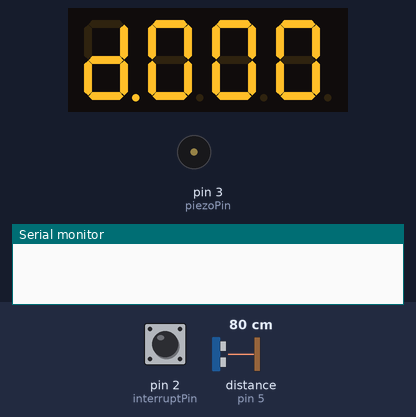
This sketch was run on a simulated Arduino Uno, built with avr-gcc and run on an emulated ATmega328P. On the bench: 4-digit seven-segment display, buzzer (waves = sounding), the last lines printed to the serial monitor. Wiring (inferred from the names in the program): ultrasonic range finder: trigger pin 4; echo pin 5; 4-digit 7-segment display, segments lit when HIGH: segments pin 16, pin 10, pin 12, pin 14, pin 15, pin 17, pin 11, pin 13; digit selects pin 9, pin 6, pin 7, pin 8. The inputs (shaded band) are chosen by the test bench; at power-on: pin 2 (interruptPin) HIGH, distance to the obstacle (sensor on pin 5) 80 cm. The echo pulse lasts 58.3 µs per cm; the local clock reads 2024-03-15 10:24:30 at power-on unless the sketch sets it; the segment pins are drawn as the display they are named for.

Above: at 1.2 s.
1.3 s: pin 2 (interruptPin) pulled LOW for 0.15 s
At 3.3 s:
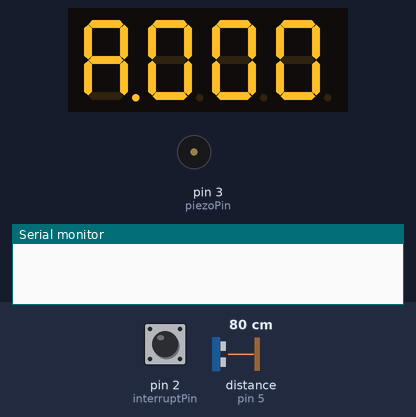
3.6 s: pin 2 (interruptPin) pulled LOW for 0.15 s
At 5.6 s:
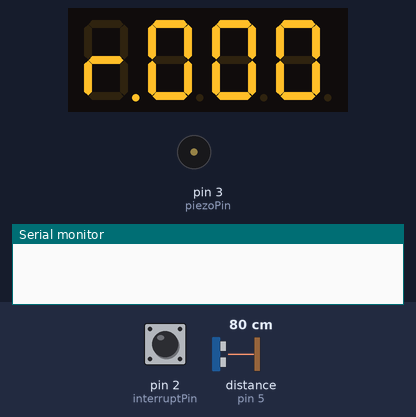
5.9 s: pin 2 (interruptPin) pulled LOW for 0.15 s
At 7.9 s:
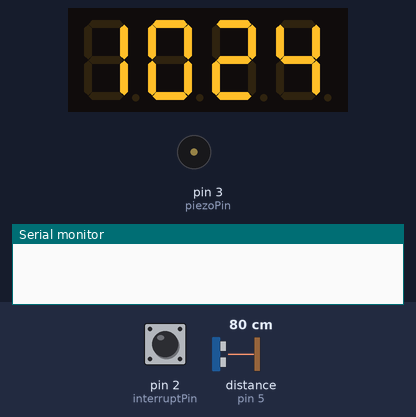
8.2 s: pin 2 (interruptPin) pulsed LOW 5 times (0.12 s each, 0.3 s apart)
At 10.14 s:
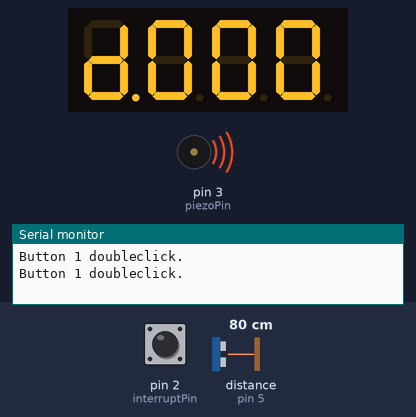
Timing chart, 0 to 11.7 s (numbered marks = the images above; inputs shaded):
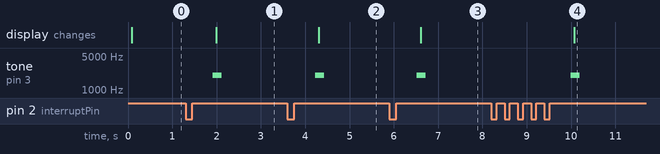

Measured:
- after the input at 1.3 s, tone on pin 3 (piezoPin): silent → 2000 Hz after 0.61 s, → silent 0.20 s later; the display: changes after 0.69 s (image 1)
- after the input at 3.6 s, tone on pin 3 (piezoPin): silent → 2000 Hz after 0.63 s, → silent 0.20 s later; the display: changes after 0.71 s (image 2)
- after the input at 5.9 s, tone on pin 3 (piezoPin): silent → 2000 Hz after 0.62 s, → silent 0.20 s later; the display: changes after 0.71 s (image 3)
- after the input at 8.2 s, tone on pin 3 (piezoPin): silent → 2000 Hz after 1.8 s, → silent 0.20 s later; the display: changes after 1.9 s (image 4)

The sketch:

smart_water_bottle.ino
```cpp
#include <Time.h>
#include <TimeLib.h>
#include <Wire.h>
#include <DS1307RTC.h>
#include "LowPower.h"
#include "OneButton.h"

OneButton button(2, true);

const byte interruptPin = 2;
volatile int state = 0;

const int trigPin = 4;
const int echoPin = 5;

int piezoPin = 3;

const int digit[4] = {9,6,7,8};
int digit_value[4];
int digit_value1[4];

int button_press_count = 1;
const int segment[8] = {16,10,12,14,15,17,11,13};
const byte number[10][8] = {{1,1,1,1,1,1,0,0}, //0
                            {0,1,1,0,0,0,0,0}, //1
                            {1,1,0,1,1,0,1,0}, //2
                            {1,1,1,1,0,0,1,0}, //3
                            {0,1,1,0,0,1,1,0}, //4
                            {1,0,1,1,0,1,1,0}, //5
                            {1,0,1,1,1,1,1,0}, //6
                            {1,1,1,0,0,0,0,0}, //7
                            {1,1,1,1,1,1,1,0}, //8
                            {1,1,1,1,0,1,1,0}}; //9

const byte d[8] = {0,1,1,1,1,0,1,1};
const byte a[8] = {1,1,1,0,1,1,1,1};
const byte r[8] = {0,0,0,0,1,0,1,1};
const byte t[8] = {0,0,0,1,1,1,1,1};

int seconds, minutes, hours;

int water_in_ounch[15];
int water_intake_ounch[15];
int water_intake_days[7];
int water_intake_times = 0;
int previous_water_amount = 0;
int total_water_intake_today = 0;
int average_intake_last_week = 0;
int inatke_day = 1;
float average_water_level = 0; //store average of multiple reading
int water_amount_in_ounce = 0; //store calculated amount of water

int idle_time = 0;
int intake_day = 1;
int previous_value = 0;

void setup() {
  Serial.begin(9600);
  pinMode(interruptPin, INPUT_PULLUP);
  // put your setup code here, to run once:
  for(int i=6; i<=17; i++)
      pinMode(i, OUTPUT);
  pinMode(trigPin, OUTPUT);
  pinMode(echoPin, INPUT);

  button.attachClick(pressed);
  button.attachDoubleClick(doubleclick);
  button.attachLongPressStart(longPressStart);
  button.attachDuringLongPress(longPress);
}


long previous_state = millis();
int count = 1;
int daily_intake = 0;
int weekly_intake = 0;
long sleep_time = millis();

void loop() {
  read_time();
  button.tick(); // keep watching the push buttons:
  calculation();
  daily_intake = total_water_intake_in_day();
  weekly_intake = average_water_intake_last_week();
  if(button_press_count == 1){
    display_d();
    display_number(daily_intake);
  }
  else if(button_press_count == 2){
    display_a();
    display_number(weekly_intake);
  }
  else if(button_press_count == 3){
    display_r();
    display_number(water_amount_in_ounce);
  }
  else if(button_press_count == 4){
    display_first_2(hours);
    display_last_2(minutes);
  }
  if(idle_time>=120){
    alert();
    alert();
    }
  if((millis() - sleep_time) >= 15000){
    display_off();
    attachInterrupt(digitalPinToInterrupt(interruptPin), blank, FALLING);
    LowPower.powerDown(SLEEP_8S, ADC_OFF, BOD_OFF);
    LowPower.powerDown(SLEEP_8S, ADC_OFF, BOD_OFF);
    LowPower.powerDown(SLEEP_8S, ADC_OFF, BOD_OFF);
    LowPower.powerDown(SLEEP_8S, ADC_OFF, BOD_OFF);
    LowPower.powerDown(SLEEP_8S, ADC_OFF, BOD_OFF);
    LowPower.powerDown(SLEEP_8S, ADC_OFF, BOD_OFF);
    detachInterrupt(digitalPinToInterrupt(interruptPin));
    sleep_time = millis();
    }
}


void display_digit(int digit){
  for(int i=0; i<8; i++){
    digitalWrite(segment[i], number[digit][i]);
    }
  }


void display_number(int number){
  int i=0;
  while(number>0){
    digit_value[2-i] = number%10;
    number = number/10;
    i++;
    }
  digitalWrite(digit[1], HIGH);
  digitalWrite(digit[2], LOW);
  digitalWrite(digit[3], LOW);
  display_digit(digit_value[0]);
  delay(5);

  digitalWrite(digit[1], LOW);
  digitalWrite(digit[2], HIGH);
  digitalWrite(digit[3], LOW);
  display_digit(digit_value[1]);
  delay(5);

  digitalWrite(digit[1], LOW);
  digitalWrite(digit[2], LOW);
  digitalWrite(digit[3], HIGH);
  display_digit(digit_value[2]);
  delay(5);
  digitalWrite(digit[3], LOW);
  digit_value[0] = 0;
  digit_value[1] = 0;
  digit_value[2] = 0;
  }


void display_first_2(int number){
  digitalWrite(digit[2], LOW);
  digitalWrite(digit[3], LOW);
  int i=0;
  while(number>0){
    digit_value[1-i] = number%10;
    number = number/10;
    i++;
    }
  digitalWrite(digit[0], HIGH);
  digitalWrite(digit[1], LOW);
  display_digit(digit_value[0]);
  delay(3);

  digitalWrite(digit[0], LOW);
  digitalWrite(digit[1], HIGH);
  display_digit(digit_value[1]);
  delay(3);
  }


void display_last_2(int number){
  digitalWrite(digit[0], LOW);
  digitalWrite(digit[1], LOW);
  int i=0;
  while(number>0){
    digit_value1[1-i] = number%10;
    number = number/10;
    i++;
    }
  digitalWrite(digit[2], HIGH);
  digitalWrite(digit[3], LOW);
  display_digit(digit_value1[0]);
  delay(3);
  digitalWrite(digit[2], LOW);
  digitalWrite(digit[3], HIGH);
  display_digit(digit_value1[1]);
  delay(3);
  }


void display_d(){
  digitalWrite(digit[0], HIGH);
  for(int i=0; i<8; i++){
    digitalWrite(segment[i], d[i]);
    }
  delay(5);
  digitalWrite(digit[0], LOW);
  }


void display_a(){
  digitalWrite(digit[0], HIGH);
  for(int i=0; i<8; i++){
    digitalWrite(segment[i], a[i]);
    }
  delay(5);
  digitalWrite(digit[0], LOW);
  }


void display_r(){
  digitalWrite(digit[0], HIGH);
  for(int i=0; i<8; i++){
    digitalWrite(segment[i], r[i]);
    }
  delay(5);
  digitalWrite(digit[0], LOW);
  }


void display_t(){
  digitalWrite(digit[0], HIGH);
  for(int i=0; i<8; i++){
    digitalWrite(segment[i], t[i]);
    }
  delay(5);
  digitalWrite(digit[0], LOW);
  }

void display_off(){
  digitalWrite(digit[0], LOW);
  digitalWrite(digit[1], LOW);
  digitalWrite(digit[2], LOW);
  digitalWrite(digit[3], LOW);
  for(int i=0; i<8; i++){
    digitalWrite(segment[i], LOW);
    }
  delay(5);
  }

void read_time() {
 tmElements_t tm;

 if (RTC.read(tm)) {
 seconds = tm.Second;
 minutes = tm.Minute;
 hours = tm.Hour;
  }
}


int distance_in_cm(){
  long duration, cm;
  // The sensor is triggered by a HIGH pulse of 10 or more microseconds.
  // Give a short LOW pulse beforehand to ensure a clean HIGH pulse:

  digitalWrite(trigPin, LOW);
  delayMicroseconds(2);
  digitalWrite(trigPin, HIGH);
  delayMicroseconds(10);
  digitalWrite(trigPin, LOW);

  // Read the signal from the sensor: a HIGH pulse whose
  // duration is the time (in microseconds) from the sending
  // of the ping to the reception of its echo off of an object.

  duration = pulseIn(echoPin, HIGH);

  // convert the time into a distance
  cm = microsecondsToCentimeters(duration);
  return cm;
  }

long microsecondsToCentimeters(long microseconds)
  {
  // The speed of sound is 340 m/s or 29 microseconds per centimeter.
  // The ping travels out and back, so to find the distance of the
  // object we take half of the distance travelled.
  return microseconds / 29 / 2;
  }

void alert(){
  tone(piezoPin, 2000, 50);
  tone(piezoPin, 2000, 200);
  //delay(10);
  }


void blank() {
  //tone(piezoPin, 2000, 100);
  //state++;
}

// This function will be called when the button1 was pressed 1 time (and no 2. button press followed).
void pressed() {
  //Serial.println("Button 1 click.");
  button_press_count++;
  alert();
  if(button_press_count == 5){
    button_press_count = 1;
    }
} // click


// This function will be called when the button1 was pressed 2 times in a short timeframe.
void doubleclick() {
  Serial.println("Button 1 doubleclick.");
} // doubleclick


// This function will be called once, when the button1 is pressed for a long time.
void longPressStart() {
  Serial.println("Button 1 longPress start");
} // longPressStart


// This function will be called often, while the button1 is pressed for a long time.
void longPress() {
  Serial.println("Button 1 longPress...");
  water_intake_ounch[water_intake_times - 1] = 0; //ignore last value
} // longPress

void calculation(){
  float water_level = 0;// store level in every step
  int read_value = 0; //read sensor reading in cm

  for(int i=0; i<5; i++){ //take five reading
      read_value = distance_in_cm();
      if(read_value>16 || read_value<3){// unstable reading
          return; //return to calling function because reading is unstable
        }
      else if(read_value<=16 && read_value>=3){//valid value
          water_level = water_level + read_value;
        }
      delay(10);
   }

  average_water_level = 17 - water_level/5; //find average from five reading, 17 = botole height
  water_amount_in_ounce = int(average_water_level*1.87);//16 cm water level = 30 ounch
  if(water_intake_times==0){
     previous_water_amount = water_amount_in_ounce;
     water_intake_times = 1;
    }
  if((water_amount_in_ounce < previous_water_amount-1) && (hours < 24)){//some water is consumed
    water_intake_ounch[water_intake_times - 1] = previous_water_amount - water_amount_in_ounce;
    water_intake_times++;
    previous_water_amount = water_amount_in_ounce;
    idle_time = 0;
    }
  else if(water_amount_in_ounce > previous_water_amount){ //water is refilled
    //water refil here
    previous_water_amount = water_amount_in_ounce;
    }
  else if(water_amount_in_ounce == previous_water_amount){ //no water consumed or reafill
    idle_time+=1;
    }

  if(hours==23 && minutes==59){ // a day is over and all values start from zero for new day
    for(int i=0; i<15; i++){
      water_intake_ounch[i] = 0;
      }
    water_intake_times = 0;
    intake_day++;
    if(intake_day==8){
      intake_day = 1;
      }
    }
}

int total_water_intake_in_day(){//calculate total water intake in a day
  total_water_intake_today = 0;
  for(int i=0; i<water_intake_times; i++){
    total_water_intake_today = total_water_intake_today + water_intake_ounch[i];
    }
    water_intake_days[intake_day] = total_water_intake_today;
    return total_water_intake_today;
  }

int average_water_intake_last_week(){//calculate average water intake last week
  for(int i=1; i<=intake_day; i++){
    average_intake_last_week = average_intake_last_week + water_intake_days[i-1];
    }
  average_intake_last_week = average_intake_last_week/intake_day;
  return average_intake_last_week;
  }
```
